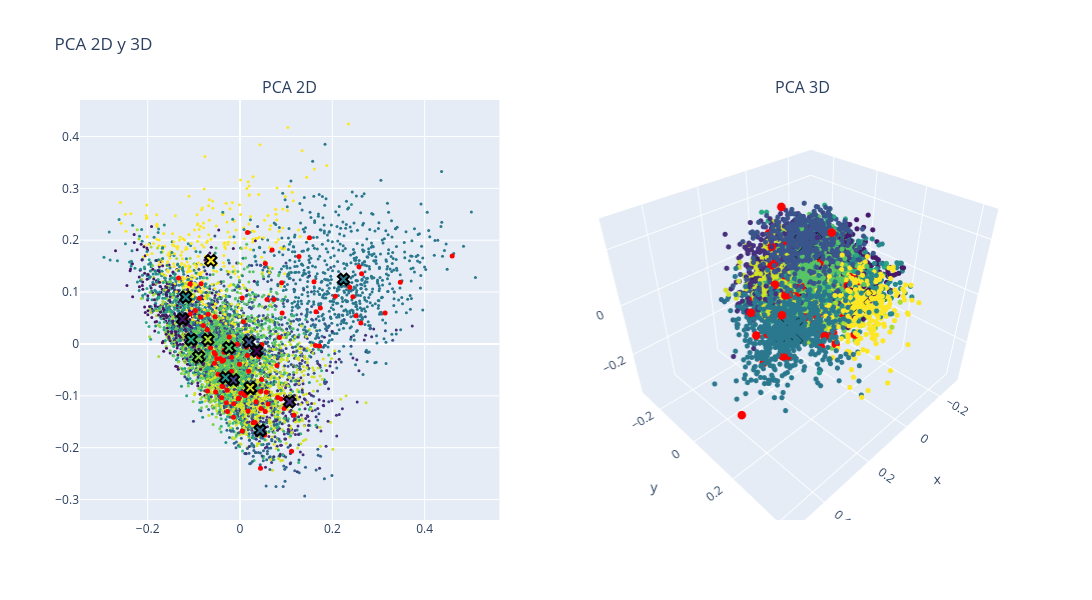

Notebook source saved alongside this figure:
### Code cell
# PCA

# Calcular los centroides de cada cluster
centroides_2d = df.groupby(clustering_method)[['pca2d_1', 'pca2d_2']].mean()
centroides_3d = df.groupby(clustering_method)[['pca3d_1', 'pca3d_2', 'pca3d_3']].mean()

fig = make_subplots(rows=1, cols=2, subplot_titles=("PCA 2D", "PCA 3D"), 
                    specs=[[{"type": "scatter"}, {"type": "scatter3d"}]])

# Puntos normales en 2D
fig.add_trace(
    go.Scatter(x=df['pca2d_1'], y=df['pca2d_2'], mode='markers',
               marker=dict(color=df[clustering_method], colorscale='Viridis', size=3),
               text=["Cluster: " + str(c) + "<br>Titulo: " + t for c, t in zip(df[clustering_method], data['title'])],  
               hovertemplate="%{text}<br>x: %{x}<br>y: %{y}<extra></extra>"),
    row=1, col=1)

# Puntos resaltados en 2D
fig.add_trace(
    go.Scatter(x=df.loc[indices_knn[0], 'pca2d_1'], 
               y=df.loc[indices_knn[0], 'pca2d_2'], 
               mode='markers',
               marker=dict(color='red', size=5, opacity=1), 
               text=["Cluster: " + str(c) + "<br>Titulo: " + t for c, t in zip(df.loc[indices_knn[0], clustering_method], data.loc[indices_knn[0], 'title'])],  
               hovertemplate="%{text}<br>x: %{x}<br>y: %{y}<extra></extra>"),
    row=1, col=1)

# Centroides en 2D
fig.add_trace(
    go.Scatter(x=centroides_2d['pca2d_1'], 
               y=centroides_2d['pca2d_2'], 
               mode='markers',
               marker=dict(symbol='x', color=centroides_2d.index, colorscale='Viridis', size=10, line=dict(color='black', width=2)),
               text=["Centroide: " + str(c) for c in centroides_2d.index],
               hovertemplate="%{text}<br>x: %{x}<br>y: %{y}<extra></extra>"),
    row=1, col=1)

# Puntos normales en 3D
fig.add_trace(
    go.Scatter3d(x=df['pca3d_1'], y=df['pca3d_2'], z=df['pca3d_3'], mode='markers',
                 marker=dict(color=df[clustering_method], colorscale='Viridis', size=3, opacity=1),
                 text=["Cluster: " + str(c) + "<br>Titulo: " + t for c, t in zip(df[clustering_method], data['title'])],  
                 hovertemplate="%{text}<br>x: %{x}<br>y: %{y}<br>z: %{z}<extra></extra>"),
    row=1, col=2)

# Puntos resaltados en 3D
fig.add_trace(
    go.Scatter3d(x=df.loc[indices_knn[0], 'pca3d_1'], 
                 y=df.loc[indices_knn[0], 'pca3d_2'], 
                 z=df.loc[indices_knn[0], 'pca3d_3'], 
                 mode='markers',
                 marker=dict(color='red', size=5, opacity=1), 
                 text=["Cluster: " + str(c) + "<br>Titulo: " + t for c, t in zip(df.loc[indices_knn[0], clustering_method], data.loc[indices_knn[0], 'title'])],  
                 hovertemplate="%{text}<br>x: %{x}<br>y: %{y}<br>z: %{z}<extra></extra>"),
    row=1, col=2)

# Centroides en 3D
fig.add_trace(
    go.Scatter3d(x=centroides_3d['pca3d_1'], 
                 y=centroides_3d['pca3d_2'], 
                 z=centroides_3d['pca3d_3'], 
                 mode='markers',
                 marker=dict(symbol='x', color=centroides_3d.index, colorscale='Viridis', size=10, line=dict(color='black', width=2)),
                 text=["Centroide: " + str(c) for c in centroides_3d.index],
                 hovertemplate="%{text}<br>x: %{x}<br>y: %{y}<br>z: %{z}<extra></extra>"),
    row=1, col=2)

fig.update_layout(height=600, width=1200, title_text="PCA 2D y 3D", showlegend=False)
fig.show()

### Figure 1 — Plotly figure (JSON) as saved in the notebook; plotly's stock layout.template omitted (floating-point values rounded to 4 significant figures; data arrays with more than 128 entries replaced by an {"elided": "..."} marker saying what was removed)
{"data": [{"hovertemplate": "%{text}<br>x: %{x}<br>y: %{y}<extra></extra>", "marker": {"color": {"elided": "6686 int values"}, "colorscale": [[0, "#440154"], [0.1111, "#482878"], [0.2222, "#3e4989"], [0.3333, "#31688e"], [0.4444, "#26828e"], [0.5556, "#1f9e89"], [0.6667, "#35b779"], [0.7778, "#6ece58"], [0.8889, "#b5de2b"], [1, "#fde725"]], "size": 3}, "mode": "markers", "text": {"elided": "6686 str values"}, "type": "scatter", "x": {"elided": "6686 float values"}, "xaxis": "x", "y": {"elided": "6686 float values"}, "yaxis": "y"}, {"hovertemplate": "%{text}<br>x: %{x}<br>y: %{y}<extra></extra>", "marker": {"color": "red", "opacity": 1, "size": 5}, "mode": "markers", "text": ["Cluster: -1<br>Titulo: application of neural network controller and policy gradient reinforcement learning on modular multilevel converter (mmc)   a proof of concept", "Cluster: -1<br>Titulo: optimized real time control for modular multilevel converters using adaptive neural networks", "Cluster: -1<br>Titulo: state of charge (soc) balancing of battery modular multilevel management (bm3) converter using q learning", "Cluster: -1<br>Titulo: reinforcement learning based modulation for balancing capacitor voltage and thermal stress to enhance current capability of mmcs", "Cluster: -1<br>Titulo: level increased ishe modulation method for modular multilevel converters based on ddpg", "Cluster: -1<br>Titulo: open circuit fault diagnosis for a modular multilevel converter based on hybrid machine learning", "Cluster: -1<br>Titulo: neural network controller based on direct and indirect model predictive for modular multilevel converters", "Cluster: -1<br>Titulo: compound fault diagnosis method of modular multilevel converter based on improved capsule network", "Cluster: -1<br>Titulo: dc short circuit fault detection for mmc hvdc grid based on improved dbn and dc fault current statistical features", "Cluster: -1<br>Titulo: inverse application of artificial intelligence for the control of power converters", "Cluster: -1<br>Titulo: neural network based model predictive control approach for modular multilevel converters", "Cluster: -1<br>Titulo: fault diagnosis for modular multilevel converter (mmc) based on deep learning: an edge implementation using binary neural network", "Cluster: -1<br>Titulo: an open circuit faults diagnosis method based on xg boost used in mmc", "Cluster: -1<br>Titulo: predictor based data driven model free adaptive predictive control of power converters using machine learning", "Cluster: -1<br>Titulo: reinforcement learning based false data injection attacks detector for modular multilevel converters", "Cluster: -1<br>Titulo: machine learning emulation of model predictive control for modular multilevel converters", "Cluster: -1<br>Titulo: machine learning based modeling for real time inferencer in the loop hardware emulation of high speed rail microgrid", "Cluster: -1<br>Titulo: machine learning based modeling for real time inferencer in the loop hardware emulation of high speed rail microgrid", "Cluster: -1<br>Titulo: artificial intelligence applications in the control and performance improvement of modular multilevel converters: a review", "Cluster: -1<br>Titulo: hybrid condition monitoring for power converters: learning based methods with statistical guarantees", "Cluster: -1<br>Titulo: open circuit fault diagnosis for modular multilevel converter using wavelet neural network", "Cluster: -1<br>Titulo: auto tuned model predictive control based neural network controller for modular multilevel converters", "Cluster: -1<br>Titulo: design and analysis of the model predictive control implemented by the ann technique for mmc based rectifier with improved grid adaptability", "Cluster: -1<br>Titulo: ac side impedance based stability assessment in grid forming modular multilevel converters", "Cluster: -1<br>Titulo: igbt open circuit fault diagnosis method for a modular multilevel converter based on pnn md", "Cluster: -1<br>Titulo: a connectionist based approach for reducing the number of voltage sensors in modular multilevel converter", "Cluster: -1<br>Titulo: data driven impedance identification and stability online assessment of dfig based wind farm integration with mmc hvdc", "Cluster: -1<br>Titulo: new power electronic interface combining dc transmission, a medium frequency bus and an ac ac converter to integrate deep sea facilities with the ac grid", "Cluster: -1<br>Titulo: health management of power electronics systems", "Cluster: -1<br>Titulo: adaptive fault current limiting strategy for flexible dc power grids based on deep neural networks", "Cluster: -1<br>Titulo: neural predictor based low switching frequency fcs mpc for mmc with online weighting factors tuning", "Cluster: -1<br>Titulo: deep convolution neural network based fault detection and identification for modular multilevel converters", "Cluster: -1<br>Titulo: distributed neural network observer for submodule capacitor voltage estimation in modular multilevel converters", "Cluster: -1<br>Titulo: application of artificial intelligence to diagnose faults of grid tied solar power systems", "Cluster: -1<br>Titulo: fault diagnosis of modular multilevel converter based on 1dcnn and lstm network", "Cluster: -1<br>Titulo: machine learning based operating region extension of modular multilevel converters under unbalanced grid faults", "Cluster: -1<br>Titulo: an open circuit fault detection and location strategy for mmc with feature extraction and random forest", "Cluster: -1<br>Titulo: machine learning enhanced predictive control for modular multilevel converters in hvdc transmission systems", "Cluster: -1<br>Titulo: neural network based model predictive controllers for modular multilevel converters", "Cluster: -1<br>Titulo: reinforcement learning based method to exploit vulnerabilities of false data injection attack detectors in modular multilevel converters", "Cluster: -1<br>Titulo: thermal estimation of modular multilevel converter submodule using deep regression on gru and lstm network", "Cluster: -1<br>Titulo: a novel concept for modular multilevel universal power controller (mupc)", "Cluster: -1<br>Titulo: gwo based pi controller assisted half bridge sub module mmc for hybrid energy system", "Cluster: -1<br>Titulo: artificial neural network based pi control of battery energy storage system connected with mmc hvdc system", "Cluster: -1<br>Titulo: transfer learning framework for impedance characterization of modular multilevel converters", "Cluster: -1<br>Titulo: data driven neural predictors based robust mpc for power converters", "Cluster: -1<br>Titulo: dcscf detection method of mmc dc grid based on statistical feature and dbn softmax", "Cluster: -1<br>Titulo: effective voltage balancing control for modular multilevel converter without current sensors", "Cluster: -1<br>Titulo: on internal stable modes of modular multilevel converters", "Cluster: -1<br>Titulo: power management systems for harmonic elimination using federated learning approach", "Cluster: -1<br>Titulo: bayesian regularization based mpc for a hybrid modular multilevel converter", "Cluster: -1<br>Titulo: [front cover]", "Cluster: -1<br>Titulo: complementing ac and dc terminal stability analyses of mmc with circulating current inner loop impedance model", "Cluster: -1<br>Titulo: small signal modeling of sending end offshore wind power mmc hvdc integration system considering positive and negative sequence separation module", "Cluster: -1<br>Titulo: open circuit fault detection and location in mmcs with multivariate gaussian distribution", "Cluster: -1<br>Titulo: reliability improvement of mmc in energy storage system using ann based sensorless estimation for sub module voltages", "Cluster: -1<br>Titulo: power theory based dimensionality reduction for fault detection and identification in power electronics", "Cluster: -1<br>Titulo: control strategies of mmc hvdc connected to passive networks", "Cluster: -1<br>Titulo: a fast data driven method for submodule open circuit fault localization in a modular multilevel converter", "Cluster: -1<br>Titulo: capacitor monitoring for modular multilevel converters based on intelligent algorithm", "Cluster: -1<br>Titulo: a novel strategy for dc distribution start up based on mmc", "Cluster: -1<br>Titulo: data driven modeling of modular multilevel converters based on hht and cnn lstm am neural network", "Cluster: -1<br>Titulo: a scalable multi input multi level voltage sourced converter", "Cluster: -1<br>Titulo: neural predictor based dynamic surface predictive control for power converters", "Cluster: -1<br>Titulo: physical mechanism and data hybrid modeling for device level emulation of modular multilevel converter", "Cluster: -1<br>Titulo: online optimization of multi degree of freedom inductor current rms for modular multilevel dual active bridge converter", "Cluster: -1<br>Titulo: transfer learning based online impedance identification for modular multilevel converters", "Cluster: -1<br>Titulo: disortnet: a network protocol with distributed sorting for modular multilevel converters", "Cluster: -1<br>Titulo: mmc based multi terminal hvdc subsea power transmission system with the integration of offshore renewable energy", "Cluster: -1<br>Titulo: estimation of battery parameters in cascaded half bridge converters with reduced voltage sensors", "Cluster: -1<br>Titulo: increasing dc system stability thanks to energy control in mmc based dc dc converters", "Cluster: -1<br>Titulo: an on line capacitor condition monitoring method based on switching frequencies for modular multilevel converters", "Cluster: -1<br>Titulo: reliability and economic evaluation of ac / dc distribution network with sensitive load", "Cluster: -1<br>Titulo: an open circuit faults diagnosis method for mmc based on extreme gradient boosting", "Cluster: -1<br>Titulo: computation of transient short circuit currents analytically in multiport flexible dc transmission system", "Cluster: -1<br>Titulo: fault analysis and voltage support strategy through equivalent line impedances for mmcs in ac/dc hybrid distribution networks under asymmetrical faults", "Cluster: -1<br>Titulo: fault isolation scheme based on circuit breaker optimization strategy in dc distribution network", "Cluster: -1<br>Titulo: operation principles of quasi z source modular multilevel converters", "Cluster: -1<br>Titulo: fine grained network decomposition for massively parallel electromagnetic transient simulation of large power systems", "Cluster: -1<br>Titulo: alternative control approach for the offshore grid of wind power plants", "Cluster: -1<br>Titulo: capacitor parameter estimation based on wavelet transform and convolution neural network", "Cluster: -1<br>Titulo: model free sequential predictive control for mmc with variable candidate set", "Cluster: -1<br>Titulo: denoising and voltage estimation in modular multilevel converters using deep neural networks", "Cluster: -1<br>Titulo: dc fault current calculation and fault level analysis in mmc mvdc system", "Cluster: -1<br>Titulo: detailed modelling and control of a modular multilevel converter with full bridge submodules in a multi terminal high voltage dc network", "Cluster: -1<br>Titulo: research on a novel dc circuit breaker based on artificial current zero crossing", "Cluster: -1<br>Titulo: optimal modulation method for modular multilevel converters in medium voltage dc distribution networks", "Cluster: -1<br>Titulo: generic vsc and low level switching control models for offline simulation of vsc hvdc systems", "Cluster: -1<br>Titulo: improving power quality using spwm control in modular multilevel converters", "Cluster: -1<br>Titulo: supervisory real time multidomain modeling and hardware emulation of fuel cell hybrid electric bus behavioral transients", "Cluster: -1<br>Titulo: providing dc fault ride through capability to h bridge mmc based hvdc networks", "Cluster: -1<br>Titulo: modelling and control of a novel east european multiterminal high voltage dc network", "Cluster: -1<br>Titulo: investigation of a new alternate arm modular multilevel converter topology for hvdc applications", "Cluster: -1<br>Titulo: a generalized switched inductor cell modular multilevel inverter", "Cluster: -1<br>Titulo: conducted emi emissions in spwm based control modular multilevel converters", "Cluster: -1<br>Titulo: improving the resilience of modular multilevel converters using concurrent estimators", "Cluster: -1<br>Titulo: fault characteristic analysis and simulation of power electronic transformer based on mmc in distribution network", "Cluster: -1<br>Titulo: silicon carbide enabled medium voltage dc transmission systems for rapid electric vehicle charging in the uk", "Cluster: -1<br>Titulo: an improved resnet based method for online assessment of the aging state of mmc sub module capacitors", "Cluster: -1<br>Titulo: fault isolation method for smart dc distribution networks with multiple types of converters"], "type": "scatter", "x": [-0.0794, -0.05546, -0.04769, -0.08794, -0.1172, 0.1505, -0.03936, 0.07345, 0.1739, -0.001023, -0.03977, 0.04748, 0.1277, -0.02945, -0.03655, -0.03714, -0.003348, -0.003405, -0.02346, 0.03891, 0.2577, -0.02492, 0.06095, 0.04435, 0.1602, -0.108, 0.1116, 0.08866, 0.01585, 0.2633, -0.0704, 0.05479, -0.133, 0.1645, 0.09125, -0.09662, 0.05866, 0.05724, -0.05281, -0.0186, -0.01818, 0.001444, -0.01517, 0.117, 0.05337, -0.01425, 0.08531, -0.1076, 0.01737, -0.05048, -0.03858, 0.004673, 0.03489, 0.05455, 0.06958, -0.03434, 0.01391, 0.09529, 0.01626, -0.08437, 0.07996, -0.02302, 0.04495, -0.02717, 0.01867, 0.04053, 0.03268, -0.05347, 0.0815, -0.06377, 0.1724, -0.08464, 0.1634, 0.09008, 0.4595, 0.2617, 0.2377, 0.007114, 0.04525, 0.02844, -0.07078, -0.01378, -0.05607, 0.2515, -0.006213, 0.3472, -0.0689, -0.02789, -0.038, 0.0081, 0.3143, 0.01103, 0.00472, -0.04257, -0.03575, -0.03426, 0.2444, 0.04687, -0.05445, 0.2065], "xaxis": "x", "y": [0.03565, -0.03741, -0.05867, 0.08816, 0.04892, 0.2045, -0.08144, 0.08568, 0.06945, -0.03924, -0.1036, -0.001084, 0.1686, -0.1131, -0.0674, -0.08209, -0.1057, -0.1048, 0.01333, -0.009382, 0.149, -0.07194, -0.1158, -0.2396, 0.1199, 0.1154, -0.2071, -0.1063, -0.02211, 0.1355, -0.09089, 0.1551, 0.127, 0.06186, 0.05965, 0.06445, 0.08576, -0.09312, -0.09288, -0.05243, -0.02551, -0.09508, -0.07334, -0.1372, -0.1755, -0.1411, 0.01242, 0.05775, -0.1291, -0.0285, -0.03318, -0.1679, -0.1113, -0.1302, 0.181, -0.01256, -0.00662, -0.1246, 0.2147, 0.1158, -0.04148, -0.06616, -0.09186, -0.1302, -0.05271, -0.02463, -0.1514, -0.0204, -0.1032, -0.007199, -0.004123, 0.05185, -0.002927, 0.1181, 0.1694, 0.04022, 0.1092, 0.04294, -0.1246, -0.1517, 0.02727, -0.1152, -0.01636, 0.05421, -0.0007798, 0.1189, 0.05738, -0.08934, -0.06117, -0.09555, 0.05942, -0.0996, 0.08879, -0.02809, -0.0314, -0.01594, 0.09075, -0.06867, 0.05218, 0.09193], "yaxis": "y"}, {"hovertemplate": "%{text}<br>x: %{x}<br>y: %{y}<extra></extra>", "marker": {"color": [-1, 0, 1, 2, 3, 4, 5, 6, 7, 8, 9, 10, 11, 12, 13, 14], "colorscale": [[0, "#440154"], [0.1111, "#482878"], [0.2222, "#3e4989"], [0.3333, "#31688e"], [0.4444, "#26828e"], [0.5556, "#1f9e89"], [0.6667, "#35b779"], [0.7778, "#6ece58"], [0.8889, "#b5de2b"], [1, "#fde725"]], "line": {"color": "black", "width": 2}, "size": 10, "symbol": "x"}, "mode": "markers", "text": ["Centroide: -1", "Centroide: 0", "Centroide: 1", "Centroide: 2", "Centroide: 3", "Centroide: 4", "Centroide: 5", "Centroide: 6", "Centroide: 7", "Centroide: 8", "Centroide: 9", "Centroide: 10", "Centroide: 11", "Centroide: 12", "Centroide: 13", "Centroide: 14"], "type": "scatter", "x": [0.03634, -0.1241, 0.1072, -0.0145, 0.01919, 0.04367, 0.2243, -0.1175, -0.03132, -0.1061, 0.02285, -0.02383, -0.08957, -0.06964, 0.02211, -0.06315], "xaxis": "x", "y": [-0.01341, 0.04789, -0.1114, -0.06937, 0.003429, -0.1666, 0.1245, 0.09014, -0.06491, 0.008256, -0.08584, -0.007545, -0.02486, 0.008555, -0.08433, 0.1608], "yaxis": "y"}, {"hovertemplate": "%{text}<br>x: %{x}<br>y: %{y}<br>z: %{z}<extra></extra>", "marker": {"color": {"elided": "6686 int values"}, "colorscale": [[0, "#440154"], [0.1111, "#482878"], [0.2222, "#3e4989"], [0.3333, "#31688e"], [0.4444, "#26828e"], [0.5556, "#1f9e89"], [0.6667, "#35b779"], [0.7778, "#6ece58"], [0.8889, "#b5de2b"], [1, "#fde725"]], "opacity": 1, "size": 3}, "mode": "markers", "scene": "scene", "text": {"elided": "6686 str values"}, "type": "scatter3d", "x": {"elided": "6686 float values"}, "y": {"elided": "6686 float values"}, "z": {"elided": "6686 float values"}}, {"hovertemplate": "%{text}<br>x: %{x}<br>y: %{y}<br>z: %{z}<extra></extra>", "marker": {"color": "red", "opacity": 1, "size": 5}, "mode": "markers", "scene": "scene", "text": ["Cluster: -1<br>Titulo: application of neural network controller and policy gradient reinforcement learning on modular multilevel converter (mmc)   a proof of concept", "Cluster: -1<br>Titulo: optimized real time control for modular multilevel converters using adaptive neural networks", "Cluster: -1<br>Titulo: state of charge (soc) balancing of battery modular multilevel management (bm3) converter using q learning", "Cluster: -1<br>Titulo: reinforcement learning based modulation for balancing capacitor voltage and thermal stress to enhance current capability of mmcs", "Cluster: -1<br>Titulo: level increased ishe modulation method for modular multilevel converters based on ddpg", "Cluster: -1<br>Titulo: open circuit fault diagnosis for a modular multilevel converter based on hybrid machine learning", "Cluster: -1<br>Titulo: neural network controller based on direct and indirect model predictive for modular multilevel converters", "Cluster: -1<br>Titulo: compound fault diagnosis method of modular multilevel converter based on improved capsule network", "Cluster: -1<br>Titulo: dc short circuit fault detection for mmc hvdc grid based on improved dbn and dc fault current statistical features", "Cluster: -1<br>Titulo: inverse application of artificial intelligence for the control of power converters", "Cluster: -1<br>Titulo: neural network based model predictive control approach for modular multilevel converters", "Cluster: -1<br>Titulo: fault diagnosis for modular multilevel converter (mmc) based on deep learning: an edge implementation using binary neural network", "Cluster: -1<br>Titulo: an open circuit faults diagnosis method based on xg boost used in mmc", "Cluster: -1<br>Titulo: predictor based data driven model free adaptive predictive control of power converters using machine learning", "Cluster: -1<br>Titulo: reinforcement learning based false data injection attacks detector for modular multilevel converters", "Cluster: -1<br>Titulo: machine learning emulation of model predictive control for modular multilevel converters", "Cluster: -1<br>Titulo: machine learning based modeling for real time inferencer in the loop hardware emulation of high speed rail microgrid", "Cluster: -1<br>Titulo: machine learning based modeling for real time inferencer in the loop hardware emulation of high speed rail microgrid", "Cluster: -1<br>Titulo: artificial intelligence applications in the control and performance improvement of modular multilevel converters: a review", "Cluster: -1<br>Titulo: hybrid condition monitoring for power converters: learning based methods with statistical guarantees", "Cluster: -1<br>Titulo: open circuit fault diagnosis for modular multilevel converter using wavelet neural network", "Cluster: -1<br>Titulo: auto tuned model predictive control based neural network controller for modular multilevel converters", "Cluster: -1<br>Titulo: design and analysis of the model predictive control implemented by the ann technique for mmc based rectifier with improved grid adaptability", "Cluster: -1<br>Titulo: ac side impedance based stability assessment in grid forming modular multilevel converters", "Cluster: -1<br>Titulo: igbt open circuit fault diagnosis method for a modular multilevel converter based on pnn md", "Cluster: -1<br>Titulo: a connectionist based approach for reducing the number of voltage sensors in modular multilevel converter", "Cluster: -1<br>Titulo: data driven impedance identification and stability online assessment of dfig based wind farm integration with mmc hvdc", "Cluster: -1<br>Titulo: new power electronic interface combining dc transmission, a medium frequency bus and an ac ac converter to integrate deep sea facilities with the ac grid", "Cluster: -1<br>Titulo: health management of power electronics systems", "Cluster: -1<br>Titulo: adaptive fault current limiting strategy for flexible dc power grids based on deep neural networks", "Cluster: -1<br>Titulo: neural predictor based low switching frequency fcs mpc for mmc with online weighting factors tuning", "Cluster: -1<br>Titulo: deep convolution neural network based fault detection and identification for modular multilevel converters", "Cluster: -1<br>Titulo: distributed neural network observer for submodule capacitor voltage estimation in modular multilevel converters", "Cluster: -1<br>Titulo: application of artificial intelligence to diagnose faults of grid tied solar power systems", "Cluster: -1<br>Titulo: fault diagnosis of modular multilevel converter based on 1dcnn and lstm network", "Cluster: -1<br>Titulo: machine learning based operating region extension of modular multilevel converters under unbalanced grid faults", "Cluster: -1<br>Titulo: an open circuit fault detection and location strategy for mmc with feature extraction and random forest", "Cluster: -1<br>Titulo: machine learning enhanced predictive control for modular multilevel converters in hvdc transmission systems", "Cluster: -1<br>Titulo: neural network based model predictive controllers for modular multilevel converters", "Cluster: -1<br>Titulo: reinforcement learning based method to exploit vulnerabilities of false data injection attack detectors in modular multilevel converters", "Cluster: -1<br>Titulo: thermal estimation of modular multilevel converter submodule using deep regression on gru and lstm network", "Cluster: -1<br>Titulo: a novel concept for modular multilevel universal power controller (mupc)", "Cluster: -1<br>Titulo: gwo based pi controller assisted half bridge sub module mmc for hybrid energy system", "Cluster: -1<br>Titulo: artificial neural network based pi control of battery energy storage system connected with mmc hvdc system", "Cluster: -1<br>Titulo: transfer learning framework for impedance characterization of modular multilevel converters", "Cluster: -1<br>Titulo: data driven neural predictors based robust mpc for power converters", "Cluster: -1<br>Titulo: dcscf detection method of mmc dc grid based on statistical feature and dbn softmax", "Cluster: -1<br>Titulo: effective voltage balancing control for modular multilevel converter without current sensors", "Cluster: -1<br>Titulo: on internal stable modes of modular multilevel converters", "Cluster: -1<br>Titulo: power management systems for harmonic elimination using federated learning approach", "Cluster: -1<br>Titulo: bayesian regularization based mpc for a hybrid modular multilevel converter", "Cluster: -1<br>Titulo: [front cover]", "Cluster: -1<br>Titulo: complementing ac and dc terminal stability analyses of mmc with circulating current inner loop impedance model", "Cluster: -1<br>Titulo: small signal modeling of sending end offshore wind power mmc hvdc integration system considering positive and negative sequence separation module", "Cluster: -1<br>Titulo: open circuit fault detection and location in mmcs with multivariate gaussian distribution", "Cluster: -1<br>Titulo: reliability improvement of mmc in energy storage system using ann based sensorless estimation for sub module voltages", "Cluster: -1<br>Titulo: power theory based dimensionality reduction for fault detection and identification in power electronics", "Cluster: -1<br>Titulo: control strategies of mmc hvdc connected to passive networks", "Cluster: -1<br>Titulo: a fast data driven method for submodule open circuit fault localization in a modular multilevel converter", "Cluster: -1<br>Titulo: capacitor monitoring for modular multilevel converters based on intelligent algorithm", "Cluster: -1<br>Titulo: a novel strategy for dc distribution start up based on mmc", "Cluster: -1<br>Titulo: data driven modeling of modular multilevel converters based on hht and cnn lstm am neural network", "Cluster: -1<br>Titulo: a scalable multi input multi level voltage sourced converter", "Cluster: -1<br>Titulo: neural predictor based dynamic surface predictive control for power converters", "Cluster: -1<br>Titulo: physical mechanism and data hybrid modeling for device level emulation of modular multilevel converter", "Cluster: -1<br>Titulo: online optimization of multi degree of freedom inductor current rms for modular multilevel dual active bridge converter", "Cluster: -1<br>Titulo: transfer learning based online impedance identification for modular multilevel converters", "Cluster: -1<br>Titulo: disortnet: a network protocol with distributed sorting for modular multilevel converters", "Cluster: -1<br>Titulo: mmc based multi terminal hvdc subsea power transmission system with the integration of offshore renewable energy", "Cluster: -1<br>Titulo: estimation of battery parameters in cascaded half bridge converters with reduced voltage sensors", "Cluster: -1<br>Titulo: increasing dc system stability thanks to energy control in mmc based dc dc converters", "Cluster: -1<br>Titulo: an on line capacitor condition monitoring method based on switching frequencies for modular multilevel converters", "Cluster: -1<br>Titulo: reliability and economic evaluation of ac / dc distribution network with sensitive load", "Cluster: -1<br>Titulo: an open circuit faults diagnosis method for mmc based on extreme gradient boosting", "Cluster: -1<br>Titulo: computation of transient short circuit currents analytically in multiport flexible dc transmission system", "Cluster: -1<br>Titulo: fault analysis and voltage support strategy through equivalent line impedances for mmcs in ac/dc hybrid distribution networks under asymmetrical faults", "Cluster: -1<br>Titulo: fault isolation scheme based on circuit breaker optimization strategy in dc distribution network", "Cluster: -1<br>Titulo: operation principles of quasi z source modular multilevel converters", "Cluster: -1<br>Titulo: fine grained network decomposition for massively parallel electromagnetic transient simulation of large power systems", "Cluster: -1<br>Titulo: alternative control approach for the offshore grid of wind power plants", "Cluster: -1<br>Titulo: capacitor parameter estimation based on wavelet transform and convolution neural network", "Cluster: -1<br>Titulo: model free sequential predictive control for mmc with variable candidate set", "Cluster: -1<br>Titulo: denoising and voltage estimation in modular multilevel converters using deep neural networks", "Cluster: -1<br>Titulo: dc fault current calculation and fault level analysis in mmc mvdc system", "Cluster: -1<br>Titulo: detailed modelling and control of a modular multilevel converter with full bridge submodules in a multi terminal high voltage dc network", "Cluster: -1<br>Titulo: research on a novel dc circuit breaker based on artificial current zero crossing", "Cluster: -1<br>Titulo: optimal modulation method for modular multilevel converters in medium voltage dc distribution networks", "Cluster: -1<br>Titulo: generic vsc and low level switching control models for offline simulation of vsc hvdc systems", "Cluster: -1<br>Titulo: improving power quality using spwm control in modular multilevel converters", "Cluster: -1<br>Titulo: supervisory real time multidomain modeling and hardware emulation of fuel cell hybrid electric bus behavioral transients", "Cluster: -1<br>Titulo: providing dc fault ride through capability to h bridge mmc based hvdc networks", "Cluster: -1<br>Titulo: modelling and control of a novel east european multiterminal high voltage dc network", "Cluster: -1<br>Titulo: investigation of a new alternate arm modular multilevel converter topology for hvdc applications", "Cluster: -1<br>Titulo: a generalized switched inductor cell modular multilevel inverter", "Cluster: -1<br>Titulo: conducted emi emissions in spwm based control modular multilevel converters", "Cluster: -1<br>Titulo: improving the resilience of modular multilevel converters using concurrent estimators", "Cluster: -1<br>Titulo: fault characteristic analysis and simulation of power electronic transformer based on mmc in distribution network", "Cluster: -1<br>Titulo: silicon carbide enabled medium voltage dc transmission systems for rapid electric vehicle charging in the uk", "Cluster: -1<br>Titulo: an improved resnet based method for online assessment of the aging state of mmc sub module capacitors", "Cluster: -1<br>Titulo: fault isolation method for smart dc distribution networks with multiple types of converters"], "type": "scatter3d", "x": [-0.0794, -0.05546, -0.04769, -0.08793, -0.1172, 0.1505, -0.03937, 0.07344, 0.1739, -0.001018, -0.03977, 0.04748, 0.1277, -0.02945, -0.03653, -0.03716, -0.003342, -0.003399, -0.02346, 0.0389, 0.2577, -0.02493, 0.06094, 0.04435, 0.1602, -0.108, 0.1116, 0.08865, 0.01585, 0.2633, -0.0704, 0.05478, -0.133, 0.1645, 0.09124, -0.09661, 0.05865, 0.05724, -0.05281, -0.01859, -0.01818, 0.001449, -0.01517, 0.117, 0.05337, -0.01425, 0.08531, -0.1076, 0.01737, -0.05047, -0.03859, 0.004678, 0.03489, 0.05454, 0.06956, -0.03434, 0.01391, 0.09531, 0.01625, -0.08437, 0.07997, -0.02303, 0.04495, -0.02717, 0.01866, 0.04053, 0.03267, -0.05345, 0.08151, -0.06377, 0.1724, -0.08464, 0.1634, 0.09007, 0.4595, 0.2617, 0.2377, 0.007122, 0.04525, 0.02844, -0.07078, -0.01379, -0.05607, 0.2515, -0.006213, 0.3472, -0.06891, -0.02789, -0.03798, 0.008095, 0.3143, 0.01104, 0.00471, -0.04256, -0.03575, -0.03425, 0.2444, 0.04687, -0.05445, 0.2065], "y": [0.03566, -0.03744, -0.05872, 0.08815, 0.04886, 0.2046, -0.08155, 0.08568, 0.06945, -0.03921, -0.1037, -0.001065, 0.1687, -0.1132, -0.06735, -0.0822, -0.1057, -0.1047, 0.0133, -0.009385, 0.1491, -0.07204, -0.1158, -0.2395, 0.1199, 0.1154, -0.207, -0.1063, -0.02204, 0.1354, -0.09095, 0.1551, 0.127, 0.06187, 0.05972, 0.06439, 0.08583, -0.09317, -0.09296, -0.05239, -0.02554, -0.09507, -0.07336, -0.1373, -0.1754, -0.1412, 0.01244, 0.05773, -0.1291, -0.02849, -0.03334, -0.1678, -0.1113, -0.1302, 0.181, -0.01251, -0.006609, -0.1246, 0.2148, 0.116, -0.04142, -0.06615, -0.09187, -0.1302, -0.05267, -0.02464, -0.1513, -0.02036, -0.1034, -0.007272, -0.004143, 0.05185, -0.002934, 0.1181, 0.1693, 0.04026, 0.1092, 0.04297, -0.1246, -0.1518, 0.02731, -0.1153, -0.01631, 0.05419, -0.0007522, 0.1189, 0.05739, -0.08944, -0.06117, -0.09558, 0.05936, -0.09962, 0.08874, -0.02808, -0.0314, -0.01592, 0.09081, -0.06869, 0.05227, 0.09195], "z": [-0.08368, 0.009009, 0.03081, -0.02265, -0.06552, -0.04573, -0.1058, -0.1039, -0.098, -0.02437, -0.1247, -0.007303, -0.1205, -0.09792, -0.04893, -0.1003, 0.02177, 0.02174, -0.05676, -0.06633, -0.09741, -0.1291, -0.106, -0.0923, -0.09902, -8.087e-05, -0.1312, 0.1693, 0.02901, -0.09932, -0.0767, -0.1129, -0.05109, 0.04497, -0.0798, -0.1552, -0.07981, -0.05189, -0.1451, -0.01777, -0.07812, 0.07316, 0.1117, 0.01249, -0.1202, -0.1218, -0.0213, -0.03349, -0.1311, 0.03284, -0.1282, 0.1467, -0.152, -0.1077, -0.1356, 0.01239, -0.04119, -0.1508, -0.1077, 0.04322, 0.02174, -0.07336, 0.2517, -0.125, -0.07266, 0.02284, -0.175, -0.01471, 0.1186, -0.001586, 0.1263, -0.05553, 0.1279, -0.1052, -0.1836, -0.1861, 0.02929, 0.08795, 0.002291, 0.04151, -0.04047, -0.1769, 0.02099, -0.06281, 0.02334, 0.01881, 0.04057, -0.003406, 0.03817, -0.03626, 0.05181, -0.002886, 0.2112, 0.06786, 0.02321, 0.02512, 0.1315, 0.1403, -0.05617, 0.07708]}, {"hovertemplate": "%{text}<br>x: %{x}<br>y: %{y}<br>z: %{z}<extra></extra>", "marker": {"color": [-1, 0, 1, 2, 3, 4, 5, 6, 7, 8, 9, 10, 11, 12, 13, 14], "colorscale": [[0, "#440154"], [0.1111, "#482878"], [0.2222, "#3e4989"], [0.3333, "#31688e"], [0.4444, "#26828e"], [0.5556, "#1f9e89"], [0.6667, "#35b779"], [0.7778, "#6ece58"], [0.8889, "#b5de2b"], [1, "#fde725"]], "line": {"color": "black", "width": 2}, "size": 10, "symbol": "x"}, "mode": "markers", "scene": "scene", "text": ["Centroide: -1", "Centroide: 0", "Centroide: 1", "Centroide: 2", "Centroide: 3", "Centroide: 4", "Centroide: 5", "Centroide: 6", "Centroide: 7", "Centroide: 8", "Centroide: 9", "Centroide: 10", "Centroide: 11", "Centroide: 12", "Centroide: 13", "Centroide: 14"], "type": "scatter3d", "x": [0.03634, -0.1241, 0.1072, -0.01451, 0.01919, 0.04366, 0.2243, -0.1175, -0.03134, -0.1061, 0.02284, -0.02382, -0.08958, -0.06963, 0.02211, -0.06315], "y": [-0.0134, 0.04789, -0.1115, -0.06943, 0.00343, -0.1666, 0.1245, 0.09015, -0.06487, 0.008312, -0.08586, -0.00754, -0.02497, 0.008535, -0.08431, 0.1608], "z": [-0.02939, 0.02263, 0.03616, 0.08258, 0.1384, -0.1476, -0.0303, -0.01871, -0.0202, 0.05458, -0.1023, 0.04524, -0.1456, -0.1151, -0.01097, -0.04433]}], "layout": {"annotations": [{"font": {"size": 16}, "showarrow": false, "text": "PCA 2D", "x": 0.225, "xanchor": "center", "xref": "paper", "y": 1, "yanchor": "bottom", "yref": "paper"}, {"font": {"size": 16}, "showarrow": false, "text": "PCA 3D", "x": 0.775, "xanchor": "center", "xref": "paper", "y": 1, "yanchor": "bottom", "yref": "paper"}], "height": 600, "scene": {"domain": {"x": [0.55, 1], "y": [0, 1]}}, "showlegend": false, "title": {"text": "PCA 2D y 3D"}, "width": 1200, "xaxis": {"anchor": "y", "domain": [0, 0.45]}, "yaxis": {"anchor": "x", "domain": [0, 1]}}}
